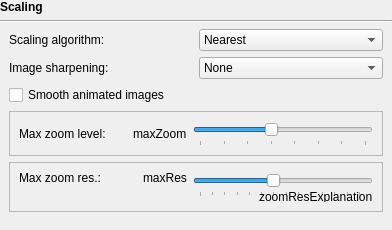
             <widget class="QWidget" name="scrollAreaWidgetContents_3">
              <property name="geometry">
               <rect>
                <x>0</x>
                <y>0</y>
                <width>392</width>
                <height>230</height>
               </rect>
              </property>
              <layout class="QVBoxLayout" name="verticalLayout_27">
               <property name="leftMargin">
                <number>0</number>
               </property>
               <property name="topMargin">
                <number>0</number>
               </property>
               <property name="rightMargin">
                <number>0</number>
               </property>
               <property name="bottomMargin">
                <number>0</number>
               </property>
               <item>
                <widget class="QLabel" name="title3">
                 <property name="font">
                  <font>
                   <weight>75</weight>
                   <bold>true</bold>
                  </font>
                 </property>
                 <property name="text">
                  <string>Scaling</string>
                 </property>
                </widget>
               </item>
               <item>
                <widget class="Line" name="line_9">
                 <property name="orientation">
                  <enum>Qt::Horizontal</enum>
                 </property>
                </widget>
               </item>
               <item>
                <layout class="QGridLayout" name="gridLayout_9">
                 <property name="leftMargin">
                  <number>9</number>
                 </property>
                 <property name="topMargin">
                  <number>0</number>
                 </property>
                 <property name="rightMargin">
                  <number>9</number>
                 </property>
                 <property name="bottomMargin">
                  <number>0</number>
                 </property>
                 <item row="0" column="0">
                  <layout class="QGridLayout" name="gridLayout_12">
                   <property name="bottomMargin">
                    <number>0</number>
                   </property>
                   <item row="0" column="1">
                    <widget class="QComboBox" name="scalingQualityComboBox">
                     <property name="enabled">
                      <bool>true</bool>
                     </property>
                     <property name="sizePolicy">
                      <sizepolicy hsizetype="Minimum" vsizetype="Minimum">
                       <horstretch>0</horstretch>
                       <verstretch>0</verstretch>
                      </sizepolicy>
                     </property>
                     <property name="minimumSize">
                      <size>
                       <width>0</width>
                       <height>0</height>
                      </size>
                     </property>
                     <property name="toolTip">
                      <string/>
                     </property>
                     <property name="toolTipDuration">
                      <number>-1</number>
                     </property>
                     <property name="currentIndex">
                      <number>0</number>
                     </property>
                     <item>
                      <property name="text">
                       <string>Nearest</string>
                      </property>
                     </item>
                     <item>
                      <property name="text">
                       <string>Bilinear (fast)</string>
                      </property>
                     </item>
                     <item>
                      <property name="text">
                       <string>Bicubic (slow, better quality)</string>
                      </property>
                     </item>
                     <item>
                      <property name="text">
                       <string>Lanczos4</string>
                      </property>
                     </item>
                    </widget>
                   </item>
                   <item row="0" column="0">
                    <widget class="QLabel" name="scalingQualityLabel">
                     <property name="enabled">
                      <bool>true</bool>
                     </property>
                     <property name="sizePolicy">
                      <sizepolicy hsizetype="Minimum" vsizetype="Minimum">
                       <horstretch>0</horstretch>
                       <verstretch>0</verstretch>
                      </sizepolicy>
                     </property>
                     <property name="minimumSize">
                      <size>
                       <width>0</width>
                       <height>0</height>
                      </size>
                     </property>
                     <property name="toolTip">
                      <string/>
                     </property>
                     <property name="text">
                      <string>Scaling algorithm:</string>
                     </property>
                    </widget>
                   </item>
                   <item row="1" column="0">
                    <widget class="QLabel" name="label_19">
                     <property name="text">
                      <string>Image sharpening:</string>
                     </property>
                    </widget>
                   </item>
                   <item row="1" column="1">
                    <widget class="QComboBox" name="sharpenFilterComboBox">
                     <property name="sizePolicy">
                      <sizepolicy hsizetype="Minimum" vsizetype="Minimum">
                       <horstretch>0</horstretch>
                       <verstretch>0</verstretch>
                      </sizepolicy>
                     </property>
                     <item>
                      <property name="text">
                       <string>None</string>
                      </property>
                     </item>
                     <item>
                      <property name="text">
                       <string>Slight</string>
                      </property>
                     </item>
                     <item>
                      <property name="text">
                       <string>Strong</string>
                      </property>
                     </item>
                    </widget>
                   </item>
                  </layout>
                 </item>
                 <item row="1" column="0">
                  <widget class="QCheckBox" name="smoothAnimatedImagesCheckBox">
                   <property name="sizePolicy">
                    <sizepolicy hsizetype="MinimumExpanding" vsizetype="Minimum">
                     <horstretch>0</horstretch>
                     <verstretch>0</verstretch>
                    </sizepolicy>
                   </property>
                   <property name="minimumSize">
                    <size>
                     <width>0</width>
                     <height>0</height>
                    </size>
                   </property>
                   <property name="text">
                    <string>Smooth animated images</string>
                   </property>
                  </widget>
                 </item>
                 <item row="4" column="0">
                  <widget class="QFrame" name="frame">
                   <property name="minimumSize">
                    <size>
                     <width>0</width>
                     <height>50</height>
                    </size>
                   </property>
                   <property name="frameShape">
                    <enum>QFrame::StyledPanel</enum>
                   </property>
                   <property name="frameShadow">
                    <enum>QFrame::Raised</enum>
                   </property>
                   <layout class="QVBoxLayout" name="verticalLayout_12">
                    <item>
                     <layout class="QHBoxLayout" name="horizontalLayout_16">
                      <property name="spacing">
                       <number>6</number>
                      </property>
                      <property name="leftMargin">
                       <number>0</number>
                      </property>
                      <item>
                       <widget class="QLabel" name="label">
                        <property name="sizePolicy">
                         <sizepolicy hsizetype="Minimum" vsizetype="Minimum">
                          <horstretch>0</horstretch>
                          <verstretch>0</verstretch>
                         </sizepolicy>
                        </property>
                        <property name="minimumSize">
                         <size>
                          <width>0</width>
                          <height>0</height>
                         </size>
                        </property>
                        <property name="toolTip">
                         <string>This lets us limit Max zoom for very large images.</string>
                        </property>
                        <property name="toolTipDuration">
                         <number>10000</number>
                        </property>
                        <property name="text">
                         <string>Max zoom res.: </string>
                        </property>
                       </widget>
                      </item>
                      <item>
                       <spacer name="horizontalSpacer_8">
                        <property name="orientation">
                         <enum>Qt::Horizontal</enum>
                        </property>
                        <property name="sizeType">
                         <enum>QSizePolicy::Expanding</enum>
                        </property>
                        <property name="sizeHint" stdset="0">
                         <size>
                          <width>20</width>
                          <height>20</height>
                         </size>
                        </property>
                       </spacer>
                      </item>
                      <item>
                       <widget class="QLabel" name="maxZoomResLabel">
                        <property name="text">
                         <string>maxRes</string>
                        </property>
                       </widget>
                      </item>
                      <item>
                       <widget class="QSlider" name="maxZoomResSlider">
                        <property name="sizePolicy">
                         <sizepolicy hsizetype="Preferred" vsizetype="Fixed">
                          <horstretch>0</horstretch>
                          <verstretch>0</verstretch>
                         </sizepolicy>
                        </property>
                        <property name="minimumSize">
                         <size>
                          <width>180</width>
                          <height>25</height>
                         </size>
                        </property>
                        <property name="minimum">
                         <number>15</number>
                        </property>
                        <property name="maximum">
                         <number>150</number>
                        </property>
                        <property name="singleStep">
                         <number>1</number>
                        </property>
                        <property name="pageStep">
                         <number>1</number>
                        </property>
                        <property name="value">
                         <number>75</number>
                        </property>
                        <property name="orientation">
                         <enum>Qt::Horizontal</enum>
                        </property>
                        <property name="invertedControls">
                         <bool>false</bool>
                        </property>
                        <property name="tickPosition">
                         <enum>QSlider::TicksBelow</enum>
                        </property>
                        <property name="tickInterval">
                         <number>10</number>
                        </property>
                       </widget>
                      </item>
                     </layout>
                    </item>
                    <item>
                     <layout class="QHBoxLayout" name="horizontalLayout_19">
                      <property name="bottomMargin">
                       <number>0</number>
                      </property>
                      <item>
                       <spacer name="horizontalSpacer_6">
                        <property name="orientation">
                         <enum>Qt::Horizontal</enum>
                        </property>
                        <property name="sizeHint" stdset="0">
                         <size>
                          <width>20</width>
                          <height>20</height>
                         </size>
                        </property>
                       </spacer>
                      </item>
                      <item>
                       <widget class="QLabel" name="maxZoomResInfoLabel">
                        <property name="text">
                         <string>zoomResExplanation</string>
                        </property>
                        <property name="textFormat">
                         <enum>Qt::RichText</enum>
                        </property>
                       </widget>
                      </item>
                     </layout>
                    </item>
                   </layout>
                  </widget>
                 </item>
                 <item row="3" column="0">
                  <widget class="QFrame" name="frame_2">
                   <property name="minimumSize">
                    <size>
                     <width>0</width>
                     <height>0</height>
                    </size>
                   </property>
                   <property name="frameShape">
                    <enum>QFrame::StyledPanel</enum>
                   </property>
                   <property name="frameShadow">
                    <enum>QFrame::Raised</enum>
                   </property>
                   <layout class="QVBoxLayout" name="verticalLayout_14">
                    <item>
                     <layout class="QHBoxLayout" name="horizontalLayout_17">
                      <item>
                       <widget class="QLabel" name="label_3">
                        <property name="sizePolicy">
                         <sizepolicy hsizetype="Minimum" vsizetype="Minimum">
                          <horstretch>0</horstretch>
                          <verstretch>0</verstretch>
                         </sizepolicy>
                        </property>
                        <property name="minimumSize">
                         <size>
                          <width>0</width>
                          <height>0</height>
                         </size>
                        </property>
                        <property name="text">
                         <string>Max zoom level:</string>
                        </property>
                       </widget>
                      </item>
                      <item>
                       <spacer name="horizontalSpacer_7">
                        <property name="orientation">
                         <enum>Qt::Horizontal</enum>
                        </property>
                        <property name="sizeType">
                         <enum>QSizePolicy::Expanding</enum>
                        </property>
                        <property name="sizeHint" stdset="0">
                         <size>
                          <width>20</width>
                          <height>20</height>
                         </size>
                        </property>
                       </spacer>
                      </item>
                      <item>
                       <widget class="QLabel" name="maxZoomLabel">
                        <property name="text">
                         <string>maxZoom</string>
                        </property>
                       </widget>
                      </item>
                      <item>
                       <widget class="QSlider" name="maxZoomSlider">
                        <property name="sizePolicy">
                         <sizepolicy hsizetype="Preferred" vsizetype="Fixed">
                          <horstretch>0</horstretch>
                          <verstretch>0</verstretch>
                         </sizepolicy>
                        </property>
                        <property name="minimumSize">
                         <size>
                          <width>180</width>
                          <height>25</height>
                         </size>
                        </property>
                        <property name="minimum">
                         <number>1</number>
                        </property>
                        <property name="maximum">
                         <number>8</number>
                        </property>
                        <property name="singleStep">
                         <number>1</number>
                        </property>
                        <property name="pageStep">
                         <number>1</number>
                        </property>
                        <property name="value">
                         <number>4</number>
                        </property>
                        <property name="orientation">
                         <enum>Qt::Horizontal</enum>
                        </property>
                        <property name="tickPosition">
                         <enum>QSlider::TicksBelow</enum>
                        </property>
                        <property name="tickInterval">
                         <number>1</number>
                        </property>
                       </widget>
                      </item>
                     </layout>
                    </item>
                   </layout>
                  </widget>
                 </item>
                </layout>
               </item>
               <item>
                <spacer name="verticalSpacer_7">
                 <property name="orientation">
                  <enum>Qt::Vertical</enum>
                 </property>
                 <property name="sizeHint" stdset="0">
                  <size>
                   <width>20</width>
                   <height>215</height>
                  </size>
                 </property>
                </spacer>
               </item>
              </layout>
             </widget>
